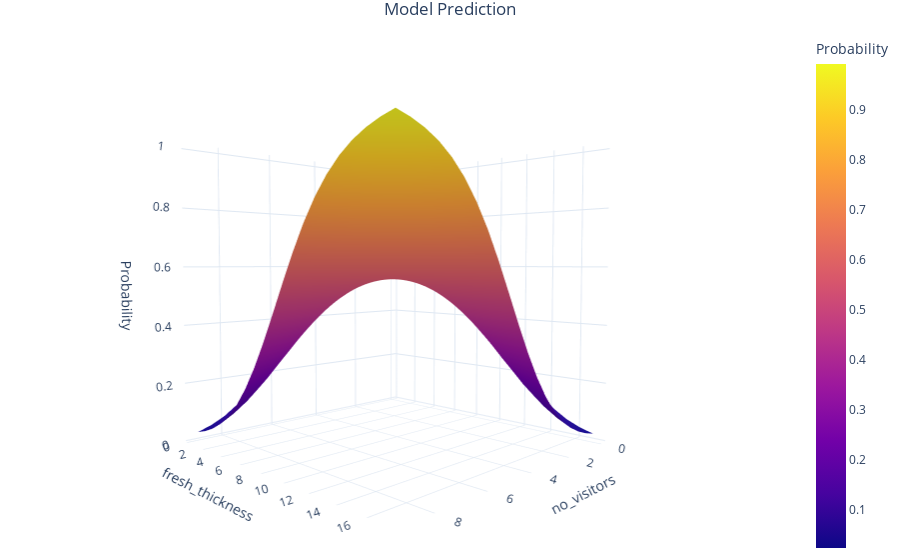

The code cell stored with this chart in its notebook:
### Markdown cell above
El gráfico es interactivo: gírelo y explore cómo existe una relación clara en forma de S entre las características y la probabilidad. Veamos ahora las características que hemos dicho que pueden interactuar

### Code cell
graphing.model_to_surface_plot(model_with_interaction, ["no_visitors", "fresh_thickness"], test)

### Figure 1 — Plotly figure (JSON) as saved in the notebook; plotly's stock layout.template omitted (floating-point values rounded to 4 significant figures; data arrays with more than 128 entries replaced by an {"elided": "..."} marker saying what was removed)
{"data": [{"colorbar": {"title": {"text": "Probability"}}, "type": "surface", "x": [0, 0.4737, 0.9474, 1.421, 1.895, 2.368, 2.842, 3.316, 3.789, 4.263, 4.737, 5.211, 5.684, 6.158, 6.632, 7.105, 7.579, 8.053, 8.526, 9], "y": [0.4137, 1.296, 2.178, 3.06, 3.943, 4.825, 5.707, 6.589, 7.471, 8.354, 9.236, 10.12, 11.0, 11.88, 12.76, 13.65, 14.53, 15.41, 16.29, 17.18], "z": {"elided": "20x20 float values"}}], "layout": {"scene": {"xaxis": {"title": {"text": "no_visitors"}}, "yaxis": {"title": {"text": "fresh_thickness"}}, "zaxis": {"title": {"text": "Probability"}}}, "title": {"text": "Model Prediction"}}}
